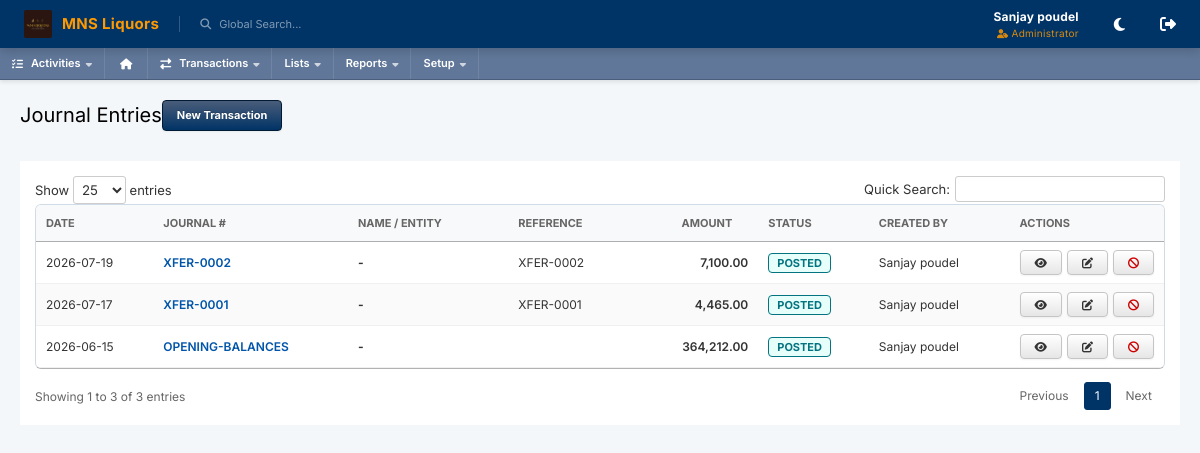
Page /index.php?page=transactions/journal (signed in) on the committed database.
### tables this page shows
CREATE TABLE `system_info` (
  `id` int(30) NOT NULL,
  `meta_field` text NOT NULL,
  `meta_value` text NOT NULL
);

CREATE TABLE `transaction_headers` (
  `id` varchar(36) NOT NULL,
  `txn_number` varchar(30) NOT NULL,
  `txn_type` enum('vendor_bill','customer_invoice','customer_payment','vendor_payment','account_transfer','expense','cash_denomination','inventory_adjustment','Journal') NOT NULL,
  `txn_date` date NOT NULL,
  `fiscal_year` int(11) NOT NULL,
  `fiscal_month` int(11) NOT NULL,
  `fiscal_period` char(7) NOT NULL,
  `status` enum('draft','approved','posted','voided','open','paid','partial') NOT NULL DEFAULT 'draft',
  `reference_number` varchar(50) DEFAULT NULL,
  `memo` text DEFAULT NULL,
  `created_by` varchar(36) NOT NULL,
  `approved_by` varchar(36) DEFAULT NULL,
  `created_at` timestamp NOT NULL DEFAULT current_timestamp(),
  `posted_at` timestamp NULL DEFAULT NULL,
  `is_deleted` tinyint(1) DEFAULT 0,
  `party_id` varchar(36) DEFAULT NULL,
  `party_type` enum('customer','vendor','user') DEFAULT NULL,
  `net_amount` decimal(14,2) DEFAULT 0.00,
  `updated_at` timestamp NOT NULL DEFAULT current_timestamp() ON UPDATE current_timestamp(),
  `source` varchar(50) DEFAULT NULL,
  `is_readonly` tinyint(1) NOT NULL DEFAULT 0,
  `is_locked` tinyint(1) NOT NULL DEFAULT 0
);

CREATE TABLE `users` (
  `id` varchar(36) NOT NULL,
  `username` varchar(50) NOT NULL,
  `full_name` varchar(100) NOT NULL,
  `email` varchar(150) NOT NULL,
  `password_hash` varchar(255) NOT NULL,
  `role` enum('admin','manager','cashier','accountant') NOT NULL,
  `is_active` tinyint(1) NOT NULL DEFAULT 1,
  `last_login` timestamp NULL DEFAULT NULL,
  `created_at` timestamp NOT NULL DEFAULT current_timestamp(),
  `updated_at` timestamp NOT NULL DEFAULT current_timestamp() ON UPDATE current_timestamp(),
  `is_deleted` tinyint(1) DEFAULT 0,
  `avatar` varchar(255) DEFAULT NULL
);

### database/DBConnection.php (called while the page is built, shortened)
<?php
class DBConnection {
    private $host = 'localhost';
    private $username = 'root';
    private $password = '';
    private $database = 'sms_db';
    private $conn;
    private static $instance = null;
    private function __construct() {
        try {
            $this->conn = new PDO("mysql:host={$this->host};dbname={$this->database}", $this->username, $this->password);
            $this->conn->setAttribute(PDO::ATTR_ERRMODE, PDO::ERRMODE_EXCEPTION);
            $this->conn->setAttribute(PDO::ATTR_DEFAULT_FETCH_MODE, PDO::FETCH_ASSOC);
        } catch (PDOException $e) {
            die("Connection failed: " . $e->getMessage());
        }
    }
    public static function getInstance() {
        if (!self::$instance) {
            self::$instance = new DBConnection();
        }
        return self::$instance;
    }
    public function fetchOne($sql, $params = []) {
        $stmt = $this->conn->prepare($sql);
        $stmt->execute($params);
        return $stmt->fetch();
    }
    public function fetchAll($sql, $params = []) {
        $stmt = $this->conn->prepare($sql);
        $stmt->execute($params);
        return $stmt->fetchAll();
    }
}
function db() {
    return DBConnection::getInstance();
}
?>

### forms/modules/transactions/journal/journal_list.php (the view)
<?php
$db = db();
$list = $db->fetchAll("
    SELECT t.*,
           (SELECT COALESCE(c.full_name, v.company_name, u.full_name)
            FROM journal_entries je
            LEFT JOIN customers c ON je.party_id = c.id AND je.party_type = 'customer'
            LEFT JOIN vendors v ON je.party_id = v.id AND je.party_type = 'vendor'
            LEFT JOIN users u ON je.party_id = u.id AND je.party_type = 'user'
            WHERE je.header_id = t.id AND je.party_id IS NOT NULL
            LIMIT 1) as party_name,
           u_created.full_name as creator_name
    FROM transaction_headers t
    LEFT JOIN users u_created ON t.created_by = u_created.id
    WHERE t.txn_type IN ('Journal', 'account_transfer') AND t.is_deleted = 0
    ORDER BY t.created_at DESC
");
?>
<div class="ns-page-header">
    <h1 class="ns-page-title">
        Journal Entries
        <a href="?page=transactions/journal/manage" class="ns-btn ns-btn-primary">New Transaction</a>
    </h1>
</div>
<div class="ns-portlet">
    <div class="ns-portlet-content">
        <table class="ns-table">
            <thead>
                <tr>
                    <th>Date</th>
                    <th>Journal #</th>
                    <th>Name / Entity</th>
                    <th>Reference</th>
                    <th style="text-align: right;">Amount</th>
                    <th>Status</th>
                    <th>Created By</th>
                    <th width="80">Actions</th>
                </tr>
            </thead>
            <tbody>
                <?php foreach ($list as $row): ?>
                <tr>
                    <td><?php echo date('Y-m-d', strtotime($row['txn_date'])); ?></td>
                    <td style="font-weight: 600; color: #0055aa;"><?php echo htmlspecialchars($row['txn_number']); ?></td>
                    <td><strong><?php echo htmlspecialchars($row['party_name'] ?? '-'); ?></strong></td>
                    <td><?php echo htmlspecialchars($row['reference_number'] ?? $row['ref_number'] ?? '-'); ?></td>
                    <td style="text-align: right; font-weight: 600;"><?php echo number_format($row['net_amount'], 2); ?></td>
                    <td>
                        <span class="badge" style="background: <?php echo $row['status'] == 'posted' ? '#e6fffa' : '#fffaf0'; ?>; color: <?php echo $row['status'] == 'posted' ? '#047481' : '#b7791f'; ?>; border: 1px solid currentColor; padding: 2px 8px; border-radius: 4px; font-size: 11px; font-weight: 700; text-transform: uppercase;">
                            <?php echo ucwords($row['status'] ?? 'Draft'); ?>
                        </span>
                    </td>
                    <td style="font-size: 12px;"><?php echo htmlspecialchars($row['creator_name'] ?? $row['created_by']); ?></td>
                    <td>
                        <div style="display: flex; gap: 5px;">
                            <a href="?page=transactions/view&id=<?php echo $row['id']; ?>" class="ns-btn" title="View"><i class="fas fa-eye"></i></a>
                            <a href="?page=transactions/journal/manage&id=<?php echo $row['id']; ?>" class="ns-btn" title="Edit"><i class="fas fa-edit"></i></a>
                            <button class="ns-btn" style="color: #c00;" title="Void" onclick="nsDelete('transaction_headers', '<?php echo $row['id']; ?>')"><i class="fas fa-ban"></i></button>
                        </div>
                    </td>
                </tr>
                <?php endforeach; ?>
            </tbody>
        </table>
    </div>
</div>

### index.php (shortened to what this page needs)
<?php
require_once 'database/DBConnection.php';
require_once 'api/reference_helper.php';
$error = "";
$is_logged_in = isset($_SESSION['user_id']);
if (!isset($db)) $db = db();
try {
    $sys_logo = $db->fetchOne("SELECT meta_value FROM system_info WHERE meta_field = 'logo'")['meta_value'] ?? '';
    $sys_name = $db->fetchOne("SELECT meta_value FROM system_info WHERE meta_field = 'name'")['meta_value'] ?? 'SMS ERP';
} catch (Exception $e) {
    $sys_logo = '';
    $sys_name = 'SMS ERP';
}
if ($is_logged_in) {
    $page = $_GET['page'] ?? 'home';
    $is_print_page = (strpos($page, '/print') !== false || strpos($page, 'print/') !== false || $page === 'print');
}
?>
<!DOCTYPE html>
<html lang="en">
<head>
    <link rel="stylesheet" href="assets/css/style.css?v=<?php echo time(); ?>">
    <link rel="stylesheet" href="https://cdnjs.cloudflare.com/ajax/libs/font-awesome/6.4.0/css/all.min.css">
    <link rel="stylesheet" href="https://cdn.datatables.net/1.13.6/css/jquery.dataTables.min.css">
</head>
<body class="<?php echo $is_logged_in ? '' : 'auth-page'; ?>">
    <?php if (!$is_logged_in): ?>
        <div class="auth-container">
            <?php
            $login_logo_abs = !empty($sys_logo) ? (__DIR__ . DIRECTORY_SEPARATOR . str_replace('/', DIRECTORY_SEPARATOR, $sys_logo)) : '';
            ?>
            <div style="text-align:center; margin-bottom:20px;">
                <?php if (!empty($sys_logo) && file_exists(__DIR__ . '/' . $sys_logo)): ?>
                    <div style="margin-bottom:15px; display: flex; justify-content: center; align-items: center;">
                        <img src="<?php echo htmlspecialchars($sys_logo); ?>" alt="Logo" style="max-height: 85px; max-width: 200px; object-fit: contain; filter: drop-shadow(0 4px 8px rgba(0,0,0,0.35)); border-radius: 4px;">
                    </div>
                <?php else: ?>
                    <div style="font-size:40px; color:rgba(255,255,255,0.8); margin-bottom:10px;"><i class="fas fa-cube"></i></div>
                <?php endif; ?>
                <div style="font-size:20px; font-weight:700; color:#fff; letter-spacing:0.5px;"><?php echo htmlspecialchars($sys_name); ?></div>
            </div>
            <div class="glass-card">
                <div class="auth-header">
                    <h1>Welcome Back</h1>
                    <p>Enter your credentials to access your account</p>
                </div>
                <?php if ($error): ?>
                    <div class="alert alert-danger">
                        <?php echo $error; ?>
                    </div>
                <?php endif; ?>
                <form method="POST" action="">
                    <div class="form-group">
                        <label for="username">Username</label>
                        <input type="text" id="username" name="username" class="form-input" placeholder="Enter username"
                            required autofocus>
                    </div>
                    <div class="form-group">
                        <label for="password">Password</label>
                        <div class="password-wrapper">
                            <input type="password" id="password" name="password" class="form-input" placeholder="••••••••"
                                required>
                            <button type="button" id="togglePassword" class="toggle-password">
                                <i class="fas fa-eye" id="eyeIcon"></i>
                            </button>
                        </div>
                    </div>
                    <button type="submit" class="btn-primary">Sign In</button>
                </form>
            </div>
        </div>
        <script>
            document.addEventListener('DOMContentLoaded', function () {
                const togglePassword = document.querySelector('#togglePassword');
                const password = document.querySelector('#password');
                const eyeIcon = document.querySelector('#eyeIcon');
                if (togglePassword) {
                    togglePassword.addEventListener('click', function (e) {
                        const type = password.getAttribute('type') === 'password' ? 'text' : 'password';
                        password.setAttribute('type', type);
                        eyeIcon.classList.toggle('fa-eye');
                        eyeIcon.classList.toggle('fa-eye-slash');
                    });
                }
            });
        </script>
    <?php else: ?>
        <header class="ns-header">
            <div style="display: flex; align-items: center; gap: 20px;">
                <div class="ns-logo" style="display: flex; align-items: center; gap: 10px;">
                    <?php if (!empty($sys_logo) && file_exists(__DIR__ . '/' . $sys_logo)): ?>
                        <img src="<?php echo htmlspecialchars($sys_logo); ?>" alt="Logo" style="height:28px; max-width: 120px; object-fit: contain; border-radius: 2px; vertical-align: middle;">
                    <?php else: ?>
                        <i class="fas fa-cube" style="font-size:22px;"></i>
                    <?php endif; ?>
                    <span style="font-size:15px; font-weight:700; letter-spacing:0.3px;"><?php echo htmlspecialchars($sys_name); ?></span>
                </div>
                <div
                    style="font-size: 11px; color: rgba(255,255,255,0.5); border-left: 1px solid rgba(255,255,255,0.2); padding-left: 20px; cursor: pointer;">
                    <i class="fas fa-search" style="margin-right: 5px;"></i> Global Search...
                </div>
            </div>
            <div style="display: flex; align-items: center; gap: 20px;">
                <div style="text-align: right; margin-right: 15px;">
<?php
    $displayName = $_SESSION['full_name'] ?? $_SESSION['username'] ?? 'User';
    $rawRole = strtolower($_SESSION['role'] ?? 'user');
    $roleMap = [
        'admin' => 'Administrator',
        'manager' => 'Manager',
    ];
    $displayRole = $roleMap[$rawRole] ?? ucfirst($rawRole);
?>
<div style="font-size: 12px; font-weight: bold; letter-spacing: 0.2px;">
    <?php echo htmlspecialchars($displayName); ?>
</div>
<div style="font-size: 10px; color: var(--ns-accent); opacity: 0.85; text-transform: capitalize; letter-spacing: 0.3px;">
    <i class="fas fa-user-tag" style="margin-right: 3px; font-size: 9px;"></i><?php echo htmlspecialchars($displayRole); ?>
</div>
                </div>
                <button id="ns-theme-toggle" title="Toggle Theme" style="background: none; border: none; color: white; font-size: 15px; cursor: pointer; transition: var(--ns-transition); margin-right: 15px; display: inline-flex; align-items: center; justify-content: center;" onmouseover="this.style.color='var(--ns-accent)'" onmouseout="this.style.color='white'">
                    <i class="fas fa-moon"></i>
                </button>
                <a href="logout.php" style="color: white; font-size: 16px; transition: var(--ns-transition);" title="Logout"
                    onmouseover="this.style.color='var(--ns-accent)'" onmouseout="this.style.color='white'"><i
                        class="fas fa-sign-out-alt"></i></a>
            </div>
        </header>
        <nav class="ns-nav">
            <div class="ns-nav-item">
                <i class="fas fa-tasks" style="margin-right: 8px;"></i> Activities <i class="fas fa-caret-down"
                    style="margin-left: 5px; font-size: 10px; opacity: 0.7;"></i>
            </div>
            <a href="?page=home" class="ns-nav-item" title="Dashboard" style="padding: 0 15px;"><i
                    class="fas fa-home"></i></a>
            <div class="ns-nav-item">
                <i class="fas fa-exchange-alt" style="margin-right: 8px;"></i> Transactions <i class="fas fa-caret-down"
                    style="margin-left: 5px; font-size: 10px; opacity: 0.7;"></i>
            </div>
            <div class="ns-nav-item">
                Lists <i class="fas fa-caret-down" style="margin-left: 5px; font-size: 10px; opacity: 0.7;"></i>
            </div>
            <div class="ns-nav-item">
                Reports <i class="fas fa-caret-down" style="margin-left: 5px; font-size: 10px; opacity: 0.7;"></i>
            </div>
            <div class="ns-nav-item">
                Setup <i class="fas fa-caret-down" style="margin-left: 5px; font-size: 10px; opacity: 0.7;"></i>
            </div>
        </nav>
        <div class="ns-content <?php echo ($page === 'home' || $page === 'print' || $is_print_page) ? 'ns-content-flush' : ''; ?>">
            <?php
            if ($page == 'home' || $page == 'home-v3') {
                include 'home.php';
            } else {
                $page = str_replace(['../', '..\\'], '', $page);
                $page = preg_replace('/[^a-zA-Z0-9\/_\-]/', '', $page);
                $parts = explode('/', $page);
                $count = count($parts);
                if ($count > 0) {
                    $action = $parts[$count - 1];
                    $dir_path = implode('/', array_slice($parts, 0, $count - 1));
                    if ($action == 'manage') {
                        $module_name = $parts[$count - 2];
                        if ($module_name == 'users') $module_name = 'user';
                        $page_path = "forms/modules/" . $dir_path . "/" . $module_name . "_manage.php";
                    } elseif ($action == 'view' || $action == 'print') {
                        $page_path = "forms/modules/" . $dir_path . "/" . $action . ".php";
                    } else {
                        $module_name = $action;
                        $page_path = "forms/modules/" . $page . "/" . $module_name . "_list.php";
                    }
                    if (file_exists($page_path)) {
                        include $page_path;
                    }
                }
            }
            ?>
        </div>
    <?php endif; ?>
</body>
</html>

### rows in the picture
system_info: meta_value (picture)
system_info: meta_value "MNS Liquors"
transaction_headers: txn_date "2026-07-19", txn_number "XFER-0002", party_name "-", reference_number "XFER-0002", net_amount "7,100.00", status "POSTED", created_by.full_name "Sanjay poudel"
transaction_headers: txn_date "2026-07-17", txn_number "XFER-0001", party_name "-", reference_number "XFER-0001", net_amount "4,465.00", status "POSTED", created_by.full_name "Sanjay poudel"
transaction_headers: txn_date "2026-06-15", txn_number "OPENING-BALANCES", party_name "-", net_amount "364,212.00", status "POSTED", created_by.full_name "Sanjay poudel"

### other values in the picture
$displayName "Sanjay poudel"
$displayRole "Administrator"
